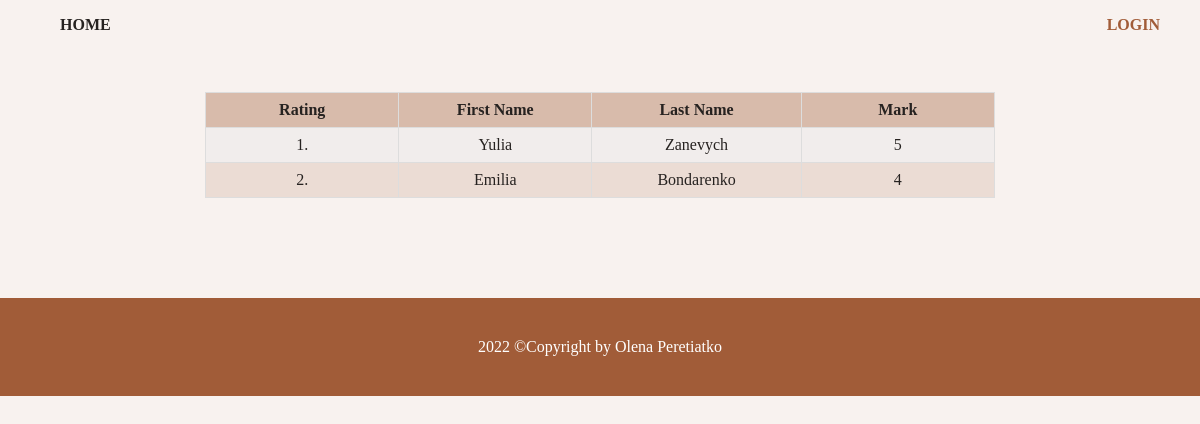
/university/1, run on the app's committed database.
### src/database/models.py (models this page shows, shortened)
class Student(Base):
    __tablename__ = 'student'
    id_student = Column(Integer, primary_key=True)
    name_student = Column(String(45), nullable=False)
    last_name_student = Column(String(45), nullable=False)
    email = Column(String(100), unique=True, nullable=False)
    rating = Column(String(45))
    id_user = Column(Integer, ForeignKey('user.id_user'), nullable=False)

### resources/rating.py (the view)
class RatingListApi(Resource):
    def get(self, id_subject):
        try:
            subject = db.session.query(Subject).filter(Subject.id_subject == id_subject).first()
            mark = db.session.query(Mark.grade, Mark.id_student).filter(Mark.id_subject == id_subject).order_by(
                Mark.grade.desc()).all()
            students = []
            name_old = ''
            for i in mark:
                student = db.session.query(Student).filter(Student.id_student == i[1]).first()
                if not student:
                    return {'message': 'Student not found'}, 400
                if student.id_student == name_old:
                    continue
                student_data = {"id_student": student.id_student, "name_student": student.name_student,
                                "last_name_student": student.last_name_student,
                                "grade": ((str(i)).split('(')[1]).split(',')[0]}
                name_old = student.id_student
                students.append(student_data)
        except ValidationError as e:
            return {'message': str(e)}, 400
        if not students or not subject:
            return {'message': 'Student or subject not found'}, 400
        return make_response(render_template('student_rating.html', students=students), 200, headers)

### src/templates/student_rating.html (shortened to what this page needs)
<!DOCTYPE html>
<html lang="en">
<head>
    <link href="{{ url_for('static', filename='stylesheets/styles.css') }}" rel="stylesheet">
    <link href="{{ url_for('static', filename='stylesheets/rating.css') }}" rel="stylesheet">
</head>
<body>
<header>
    <nav>
        <ul>
            <li><a href="/">Home</a>
            {% if current_user.is_authenticated == False %}
                <li class="active right"><a href="/login">Login</a></li>
            {% endif %}
        </ul>
    </nav>
</header>
<main class="content">
    <table>
        <tr>
            <th>Rating</th>
            <th>First Name</th>
            <th>Last Name</th>
            <th>Mark</th>
        </tr>
            {% for student in students %}
            <tr>
                <td>{{loop.index}}.</td>
                <td>{{student.name_student}}</td>
                <td>{{student.last_name_student}}</td>
                <td>{{student.grade}}</td>
            </tr>
            {% endfor %}
    </table>
</main>
<footer>
    <p>2022 &copy;Copyright by Olena Peretiatko</p>
</footer>
</body>
</html>

### src/static/stylesheets/styles.css (style rules this page uses)
body { margin: 0; background-color: #f8f2ef; font-family: 'Times New Roman', sans-serif; color: #262220; }
header { font-weight: 700; height: 40px; }
.content { padding: 0 3%; }
nav ul li { float: left; list-style: none; margin: 0 20px; }
.right { float: right; }
.right > a { margin-right: 20px; }
.active > a { color: #a15c38; }
a { color: #262220; text-decoration: none; }
nav a { text-transform: uppercase; }
footer { bottom: 0; color: white; text-align: center; padding: 2%; background-color: #a15c38; margin-top: 100px; }
.content { margin-top: 3%; }

### src/static/stylesheets/rating.css (style rules this page uses)
table { text-align: center; border-collapse: collapse; width: 70%; }
th { width: 10%; background-color: rgba(161, 92, 56, 0.26); }
.content > table { margin: auto; }
td, th { border: 1px solid #ddd; padding: 8px; }
tr:nth-child(odd) { background-color: rgba(161, 92, 56, 0.15); }
tr:nth-child(even) { background-color: rgba(239, 235, 235, 0.71); }

### data on the page
Student: name_student "Yulia", last_name_student "Zanevych", grade "5"
Student: name_student "Emilia", last_name_student "Bondarenko", grade "4"
